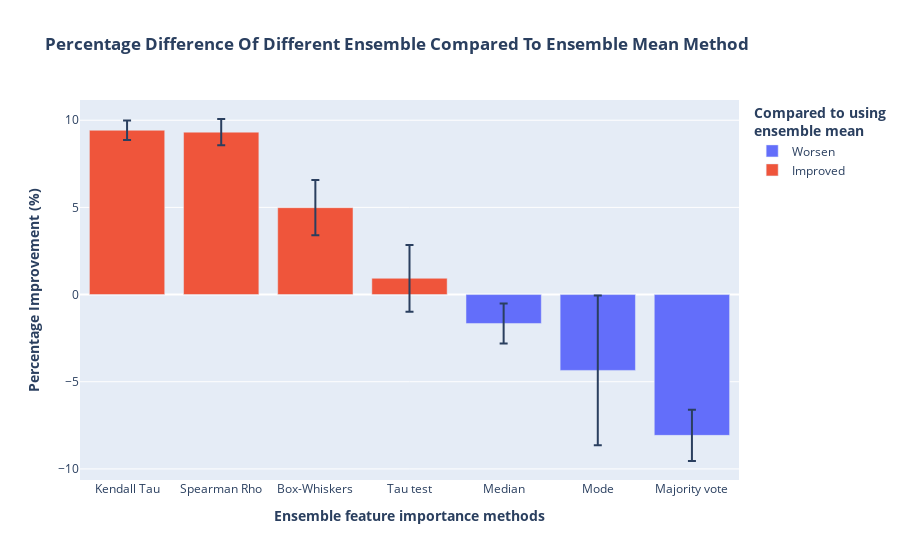

Notebook code cell kept with this figure:
### Code cell
sorted_percent_idx = np.argsort(percent_mean)
sorted_percent_mean = percent_mean[sorted_percent_idx]
sorted_percent_std = percent_std[sorted_percent_idx]
sorted_percent_name = percent_name[sorted_percent_idx]

df_percent = pd.DataFrame({'per_mean':sorted_percent_mean, 'per_std':sorted_percent_std,'per_name':sorted_percent_name})

df_percent['Compared to using ensemble mean'] = 'Improved'
df_percent.loc[df_percent['per_mean'] < 0, 'Compared to using ensemble mean'] = 'Worsen'
df_percent
fig = px.bar(df_percent, x='per_name', y='per_mean', color='Compared to using ensemble mean',error_y='per_std',
             labels={'per_mean':'<b>Percentage Improvement (%)</b>', 'per_name': '<b>Ensemble feature importance methods</b>',
                     'Compared to using ensemble mean':'<b>Compared to using<br>ensemble mean<b>'},
             title='<b>Percentage Difference Of Different Ensemble Compared To Ensemble Mean Method</b>')
fig.update_layout(xaxis_categoryorder = 'total descending')
fig.show()

### Figure 1 — Plotly figure (JSON) as saved in the notebook; plotly's stock layout.template omitted (floating-point values rounded to 4 significant figures)
{"data": [{"alignmentgroup": "True", "error_y": {"array": [1.47, 4.29, 1.153]}, "hovertemplate": "<b>Compared to using<br>ensemble mean<b>=Worsen<br><b>Ensemble feature importance methods</b>=%{x}<br><b>Percentage Improvement (%)</b>=%{y}<extra></extra>", "legendgroup": "Worsen", "marker": {"color": "#636efa"}, "name": "Worsen", "offsetgroup": "Worsen", "orientation": "v", "showlegend": true, "textposition": "auto", "type": "bar", "x": ["Majority vote", "Mode", "Median"], "xaxis": "x", "y": [-8.076, -4.35, -1.658], "yaxis": "y"}, {"alignmentgroup": "True", "error_y": {"array": [1.913, 1.583, 0.7541, 0.5549]}, "hovertemplate": "<b>Compared to using<br>ensemble mean<b>=Improved<br><b>Ensemble feature importance methods</b>=%{x}<br><b>Percentage Improvement (%)</b>=%{y}<extra></extra>", "legendgroup": "Improved", "marker": {"color": "#EF553B"}, "name": "Improved", "offsetgroup": "Improved", "orientation": "v", "showlegend": true, "textposition": "auto", "type": "bar", "x": ["Tau test", "Box-Whiskers", "Spearman Rho", "Kendall Tau"], "xaxis": "x", "y": [0.9345, 4.984, 9.316, 9.426], "yaxis": "y"}], "layout": {"barmode": "relative", "legend": {"title": {"text": "<b>Compared to using<br>ensemble mean<b>"}, "tracegroupgap": 0}, "title": {"text": "<b>Percentage Difference Of Different Ensemble Compared To Ensemble Mean Method</b>"}, "xaxis": {"anchor": "y", "categoryorder": "total descending", "domain": [0, 1], "title": {"text": "<b>Ensemble feature importance methods</b>"}}, "yaxis": {"anchor": "x", "domain": [0, 1], "title": {"text": "<b>Percentage Improvement (%)</b>"}}}}
